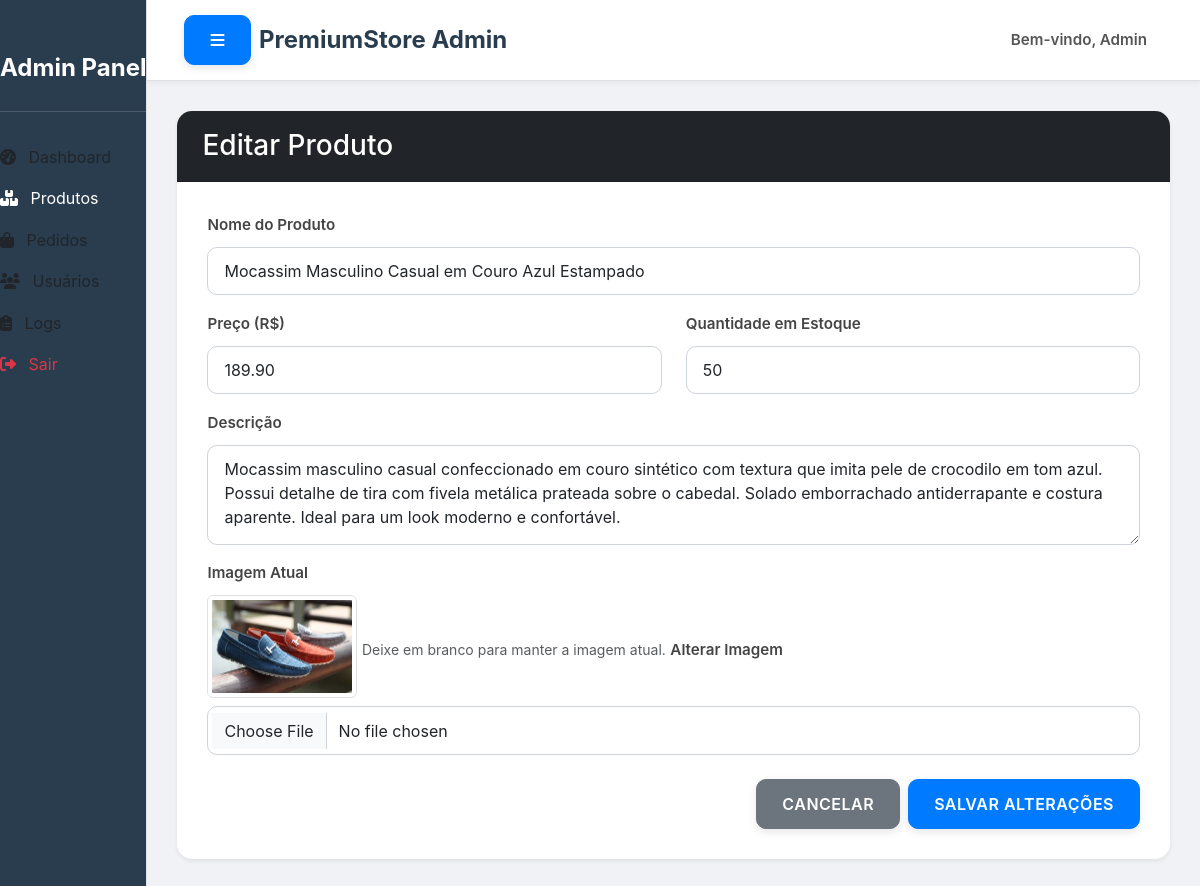
The page /admin/produtos/editar/1 (signed in) on the database its author committed.
### tables this page shows
CREATE TABLE produtos (
            id INTEGER PRIMARY KEY AUTOINCREMENT,
            nome TEXT NOT NULL,
            preco REAL NOT NULL,
            estoque INTEGER NOT NULL,
            descricao TEXT,
            imagem TEXT
        );

### routes/admin.py (the view)
@admin_bp.route('/produtos/editar/<int:id>', methods=['GET', 'POST'])
@admin_required
def editar_produto(id):
    conn = conectar_db()
    cursor = conn.cursor()
    if request.method == 'POST':
        nome = request.form['nome']
        preco = float(request.form['preco'])
        estoque = int(request.form['estoque'])
        descricao = request.form['descricao']
        imagem_filename = request.form.get('imagem_existente')
        if 'imagem' in request.files and request.files['imagem'].filename != '':
            file = request.files['imagem']
            if file and allowed_file(file.filename):
                filename = secure_filename(file.filename)
                file.save(os.path.join(Config.UPLOAD_FOLDER, filename))
                imagem_filename = filename
        try:
            cursor.execute('''
                UPDATE produtos
                SET nome=?, preco=?, estoque=?, descricao=?, imagem=?
                WHERE id=?
            ''', (nome, preco, estoque, descricao, imagem_filename, id))
            conn.commit()
            flash('Produto atualizado com sucesso!', 'success')
            return redirect(url_for('admin.admin_produtos'))
        except Exception as e:
            conn.rollback()
            flash(f'Erro ao atualizar produto: {e}', 'danger')
        finally:
            conn.close()
    else: # GET request: Exibe o formulário de edição
        cursor.execute('SELECT * FROM produtos WHERE id = ?', (id,))
        produto = cursor.fetchone()
        conn.close()
        if not produto:
            flash('Produto não encontrado', 'danger')
            return redirect(url_for('admin.admin_produtos'))
        return render_template('admin/editar_produto.html', produto=produto)

### app.py (called while the page is built)
@app.context_processor
def inject_global_data():
    total_itens = 0
    if 'usuario_id' in session:
        usuario_id = session['usuario_id']
        try:
            total_itens = contar_itens_carrinho_db(usuario_id)
        except Exception as e:
            print(f"Erro ao contar itens do carrinho para o usuário {usuario_id}: {e}")
            total_itens = 0
    return {'total_itens': total_itens}

### database.py (called while the page is built)
def conectar_db():
    conn = sqlite3.connect(DB_NAME)
    conn.row_factory = sqlite3.Row # Permite acessar colunas por nome (como dicionário)
    return conn

def contar_itens_carrinho_db(usuario_id):
    conn = conectar_db()
    cursor = conn.cursor()
    cursor.execute('''
    SELECT COALESCE(SUM(quantidade), 0)
    FROM carrinho
    WHERE usuario_id = ?
    ''', (usuario_id,))
    total_itens = cursor.fetchone()[0]
    conn.close()
    return total_itens

### templates/admin/editar_produto.html (shortened to what this page needs)
{% extends "base_admin.html" %}
{% block admin_content %}
<div class="card shadow-sm">
    <div class="card-header bg-dark text-white">
        <h3 class="card-title mb-0">Editar Produto</h3>
    </div>
    <div class="card-body">
        <form method="POST" action="{{ url_for('admin.editar_produto', id=produto.id) }}" enctype="multipart/form-data">
            <div class="mb-3">
                <label for="nome" class="form-label">Nome do Produto</label>
                <input type="text" class="form-control" id="nome" name="nome" value="{{ produto.nome }}" required>
            </div>
            <div class="row">
                <div class="col-md-6 mb-3">
                    <label for="preco" class="form-label">Preço (R$)</label>
                    <input type="number" step="0.01" class="form-control" id="preco" name="preco" value="{{ "%.2f"|format(produto.preco) }}" required>
                </div>
                <div class="col-md-6 mb-3">
                    <label for="estoque" class="form-label">Quantidade em Estoque</label>
                    <input type="number" class="form-control" id="estoque" name="estoque" value="{{ produto.estoque }}" required>
                </div>
            </div>
            <div class="mb-3">
                <label for="descricao" class="form-label">Descrição</label>
                <textarea class="form-control" id="descricao" name="descricao" rows="3">{{ produto.descricao if produto.descricao else '' }}</textarea>
            </div>
            <div class="mb-3">
                <label for="imagem" class="form-label d-block">Imagem Atual</label>
                {% if produto.imagem %}
                    <img src="{{ url_for('static', filename='uploads/' + produto.imagem) }}" alt="Imagem atual do produto" class="img-thumbnail mb-2" style="max-width: 150px; height: auto;">
                    <small class="form-text text-muted">Deixe em branco para manter a imagem atual.</small>
                {% else %}
                    <p class="text-muted">Nenhuma imagem atual.</p>
                {% endif %}
                <label for="imagem_upload" class="form-label mt-2">Alterar Imagem</label>
                <input type="file" class="form-control" id="imagem_upload" name="imagem">
            </div>
            <div class="d-flex justify-content-end mt-4">
                <a href="{{ url_for('admin.admin_produtos') }}" class="btn btn-secondary me-2">Cancelar</a>
                <button type="submit" class="btn btn-primary">Salvar Alterações</button>
            </div>
        </form>
    </div>
</div>
{% endblock %}

### static/css/admin.css (style rules this page uses)
body { background-color: #f0f2f5; font-family: 'Inter', sans-serif; margin: 0; padding: 0; line-height: 1.6; color: #333; }
.card { border-radius: 15px; box-shadow: 0 8px 20px rgba(0, 0, 0, 0.1); border: none; overflow: hidden; transition: transform 0.3s ease, box-shadow 0.3s ease; }
.card-header { background-color: #3b5a7a; color: #ffffff; border-top-left-radius: 15px; border-top-right-radius: 15px; padding: 18px 25px; font-size: 1.25em; font-weight: 700; display: flex; align-items: center; }
.card-body { padding: 30px; }
.btn { border-radius: 10px; font-weight: 600; padding: 12px 25px; transition: all 0.3s ease; box-shadow: 0 3px 8px rgba(0,0,0,0.1); text-transform: uppercase; letter-spacing: 0.5px; }
.btn-primary { background-color: #007bff; border-color: #007bff; }
.btn-secondary { background-color: #6c757d; border-color: #6c757d; }
.form-control, .form-select, .form-check-input { border-radius: 10px; border: 1px solid #ced4da; padding: 0.7em 1em; transition: all 0.3s ease-in-out; background-color: #ffffff; }
.form-label { font-weight: 600; margin-bottom: 0.6rem; color: #444; font-size: 0.95em; }
textarea.form-control { min-height: 100px; }

### rows shown on the page
produtos: nome "Mocassim Masculino Casual em Couro Azul Estampado", preco "189.90", estoque "50", descricao "Mocassim masculino casual confeccionado em couro sintético com textura que imita pele de crocodilo em tom azul. Possui detalhe de tira com fivela metálica prateada sobre o cabedal. Solado emborrachado antiderrapante e costura aparente. Ideal para um look moderno e confortável.", imagem (picture)

### other values the page prints
{{ session.get('usuario_nome', 'Admin') }} "Admin"
